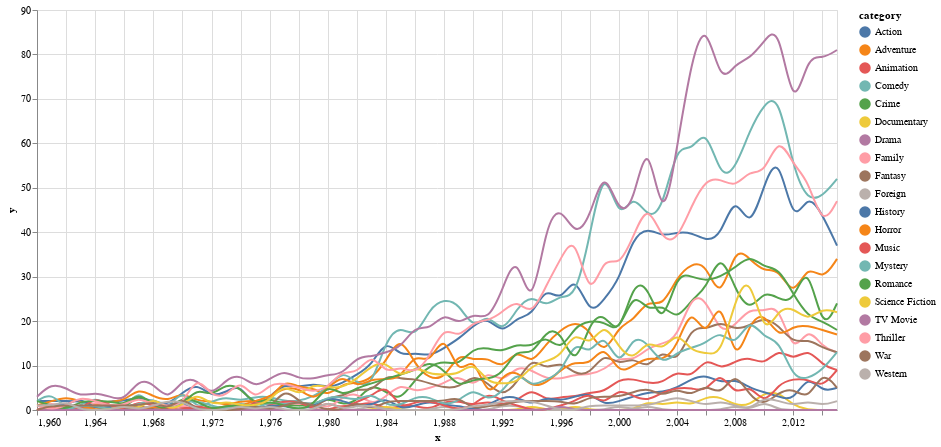

Here is the notebook cell this chart was saved with:
### Code cell
nearest = alt.selection(type='single', nearest=True, on='mouseover',
                        fields=['x'], empty='none')

# The basic line
line = alt.Chart(source).mark_line(interpolate='basis').encode(
    x='x:Q',
    y='y:Q',
    color='category:N'
)

# Transparent selectors across the chart. This is what tells us
# the x-value of the cursor
selectors = alt.Chart(source).mark_point().encode(
    x='x:Q',
    opacity=alt.value(0),
).add_selection(
    nearest
)

# Draw points on the line, and highlight based on selection
points = line.mark_point().encode(
    opacity=alt.condition(nearest, alt.value(1), alt.value(0))
)

# Draw text labels near the points, and highlight based on selection
text = line.mark_text(align='left', dx=0.5, dy=-0.5).encode(
    text=alt.condition(nearest, 'y:Q', alt.value(' '))
)

# Draw a rule at the location of the selection
rules = alt.Chart(source).mark_rule(color='gray').encode(
    x='x:Q',
).transform_filter(
    nearest
)

# Put the five layers into a chart and bind the data
alt.layer(
    line, selectors, points, rules, text
).properties(
    width=800, height=400
)

### Figure 1 — Vega-Lite specification as saved in the notebook (floating-point values rounded to 4 significant figures; data arrays with more than 128 entries replaced by an {"elided": "..."} marker saying what was removed)
{"$schema": "https://vega.github.io/schema/vega-lite/v2.6.0.json", "config": {"view": {"height": 300, "width": 400}}, "datasets": {"data-c6ec09e1429379a357e0cc0413abbdaa": {"elided": "1120 records"}}, "height": 400, "layer": [{"data": {"name": "data-c6ec09e1429379a357e0cc0413abbdaa"}, "encoding": {"color": {"field": "category", "type": "nominal"}, "x": {"field": "x", "type": "quantitative"}, "y": {"field": "y", "type": "quantitative"}}, "mark": {"interpolate": "basis", "type": "line"}}, {"data": {"name": "data-c6ec09e1429379a357e0cc0413abbdaa"}, "encoding": {"opacity": {"value": 0}, "x": {"field": "x", "type": "quantitative"}}, "mark": "point", "selection": {"selector001": {"empty": "none", "fields": ["x"], "nearest": true, "on": "mouseover", "resolve": "global", "type": "single"}}}, {"data": {"name": "data-c6ec09e1429379a357e0cc0413abbdaa"}, "encoding": {"color": {"field": "category", "type": "nominal"}, "opacity": {"condition": {"selection": "selector001", "value": 1}, "value": 0}, "x": {"field": "x", "type": "quantitative"}, "y": {"field": "y", "type": "quantitative"}}, "mark": "point"}, {"data": {"name": "data-c6ec09e1429379a357e0cc0413abbdaa"}, "encoding": {"x": {"field": "x", "type": "quantitative"}}, "mark": {"color": "gray", "type": "rule"}, "transform": [{"filter": {"selection": "selector001"}}]}, {"data": {"name": "data-c6ec09e1429379a357e0cc0413abbdaa"}, "encoding": {"color": {"field": "category", "type": "nominal"}, "text": {"condition": {"field": "y", "selection": "selector001", "type": "quantitative"}, "value": " "}, "x": {"field": "x", "type": "quantitative"}, "y": {"field": "y", "type": "quantitative"}}, "mark": {"align": "left", "dx": 0.5, "dy": -0.5, "type": "text"}}], "width": 800}
